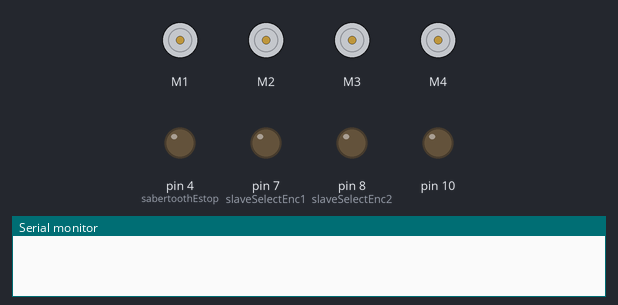
Recording of a sketch running on a simulated Arduino Uno, built with avr-gcc and run on an emulated ATmega328P. Shown: 4 × DC motor (green arrow = forward, orange = backward, longer = faster), output pins drawn as LEDs (lit = HIGH), the last lines printed to the serial monitor. Pins used as bus, display or sensor lines are not drawn.

Above: at 0.1 s.
At 8.1 s:
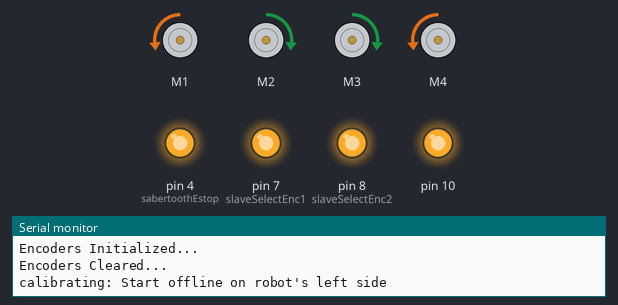
At 13.2 s:
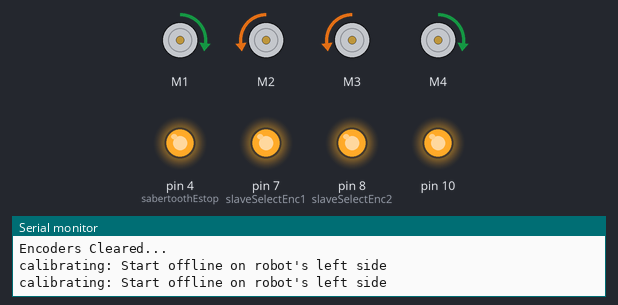
At 17.2 s:
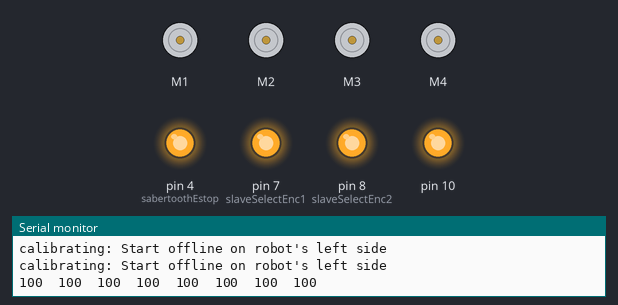
At 17.9 s:
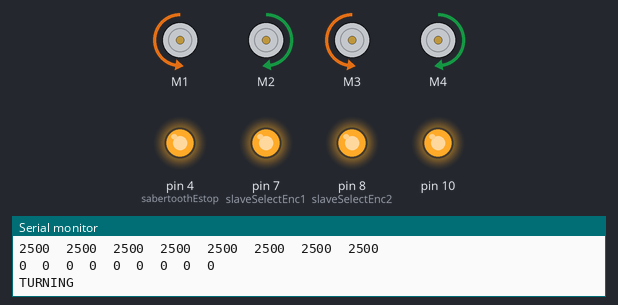
Timing chart, 0 to 19.4 s (numbered marks = the images above):
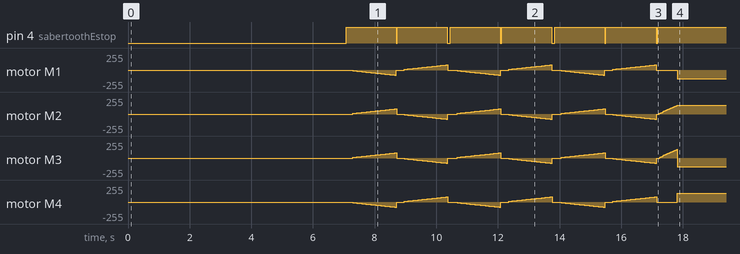

The sketch:

Speed_Control_and_Cornering_CLEAN_8_3_2015.ino
```cpp
// *********************
// Libraries
// *********************
#include <QTRSensors.h> //for Sensor Array
#include <SPI.h> //for motor encoders
#include <Sabertooth.h>// for the motor controllers
#include <SoftwareSerial.h> //for serial communications

// *********************
// Define hardware pins
// *********************
#define sabertoothEstop 4 // Used in allStop() command, basically a fail-safe emergency break.

//Declaring the sensor info
#define NUM_SENSORS   8     // number of sensors used by pololu
#define TIMEOUT       2500  // waits for 2500 milliseconds for sensor outputs to go low
#define EMITTER_PIN   12    // emitter is controlled by digital pin 12


// SENSOR STUFF - adapated from code written by Pololu, -------------------------
//available HERE: https://www.pololu.com/product/961/resources

// sensors 0 through 7 are connected to digital pins 22-36 EVEN, respectively
QTRSensorsRC qtrrc((unsigned char[]) {
  22, 24, 26, 28, 30, 32, 34, 36
}, NUM_SENSORS, TIMEOUT, EMITTER_PIN);

unsigned int sensorValues[NUM_SENSORS];

//ENCODER STUFF - adapted from code written by SuperDroid,-------------------
//link above
// Slave Select pins for encoders 1 and 2
// Feel free to reallocate these pins to best suit your circuit
const int slaveSelectEnc1 = 7;
const int slaveSelectEnc2 = 8;

// These hold the current encoder count.
signed long encoder1count = 0;
signed long encoder2count = 0;
//accounting for variation between the two encoders, we'll pray that an average is good enough
signed long encoderCountAvg = 0;


//Motor stuff - adapted from code written by SuperDroid Robots ------------------
//link above
// Declaration of the software serial UART and motor controller objects
SoftwareSerial SWSerial(2, 3); // RX on pin 2 (unused), TX on pin 3 (to S1).
//PIN 2 IS UNUSED IN THAT IT DOES NOT RECEIVE A SIGNAL BACK FROM THE MOTOR CONTROLLERS. THE ARDUINO ONLY TRANSMITS

Sabertooth frontSaber(128, SWSerial); // Address 128, front motors, 1 = left, 2 = right
Sabertooth rearSaber(129, SWSerial); // Address 129, rear motors, 1 = left, 2 = right
// check that ours is not switched -eb

//movement variables...
int movementDelay = 15; // Delay in between movement commands
int speedDelta = 64;
int topForwardSpeed = 127 + speedDelta; //"top" speeds here are arbitrary. speedDelta could be as high as
int topBackwardSpeed = 127 - speedDelta; // 127, making the topForward = 255 and topBackward = 0. Just sayin.


//---------------------------------
//variables for PID
float Kp = 1.7;  //Proportional Constant
float Ki = 0.04;   //Integral constant
int offset = 35;    //desired position
int Tp = 127;      //target power - if at desired position, z/x should = 127
float turnVariable = 0;
int error = 0;
float spin = 0;
float integral = 0;

//motor control vars------------------------
int idealYSpeed = 160; //straight forward speed.
int turnYSpeed = idealYSpeed - 20; //turning forward speed - slower as to not lose line
int ySpeed = idealYSpeed; //initial speed
int xSpeed = 127;
int zSpeed = 127;


//*********************************
//SETUP
//*********************************
void setup()
{
  delay(3000);    // Short delay to powerup the motor controllers

  Serial.begin(9600);    // Serial for the debug output
  SWSerial.begin(9600);  // Serial for the motor controllers
  //-eb can we change this to a faster baud rate?
  //BAUD RATE IS THE NUMBER OF SIGNALING EVENTS THAT OCCURS PER SECOND. IN OTHER WORDS, IT IS THE NUMBER OF CHANGES IN BINARY STATE PER SECOND

  frontSaber.autobaud(); // Allows the motor controllers to detect the baud rate
  rearSaber.autobaud();  // we're using and adjust appropriately

  // Initialize GPIO inputs and outputs
  //sets pin 4 to output so we can stop the motors
  pinMode(sabertoothEstop, OUTPUT);

  allStop();		// Make sure all motors are stopped for safety

  //getting the encoders up and running
  initEncoders();       Serial.println("Encoders Initialized...");
  clearEncoderCount();  Serial.println("Encoders Cleared...");

  //calibrating
  pinMode(13, OUTPUT);
  digitalWrite(13, HIGH);    // turn on Arduino's LED to indicate we are in calibration mode

  for (int j = 0; j < 3; j++)  // move back and forth 3 times
  {
    //start calibrating before we move
    qtrrc.calibrate();       // reads all sensors 10 times at 2500 us per read (i.e. ~25 ms per call)
    Serial.println("calibrating: Start offline on robot's left side");

    for (int i = 127; i < 167; i++) // using the for() loop allows for a smooth ramp up of speed
    { qtrrc.calibrate();           //start calibration - will be called 40 times, 10 reads per call = 400 reads
      commandMotors(127, i, 127, 1);  //move right
    }
    allStop();
    for (int i = 127; i > 87;  i--)
    { qtrrc.calibrate();           //more calibration - another 400 reads
      commandMotors(127, i, 127, 1);   //move left
    }
    allStop();
    qtrrc.calibrate();
  }                      //that's ~800 reads, 3 times, so 2400 readings...
  digitalWrite(13, LOW); // turn on Arduino's LED to indicate we are in calibration mode


  //printing calibration figures
  for (int i = 0; i < NUM_SENSORS; i++) {
    Serial.print(qtrrc.calibratedMinimumOn[i]);
    Serial.print('\t');
  }
  Serial.println();

  // print the calibration maximum values measured when emitters were on
  for (int i = 0; i < NUM_SENSORS; i++) {
    Serial.print(qtrrc.calibratedMaximumOn[i]);
    Serial.print('\t');
  }

  Serial.println();

  //This loop smooths out the beginning...
  //slowly vector towards the center of the line
  //while slowly accelerating to idealYSpeed.
  for (int i = 127; i < 160; i++) {
    unsigned int position = qtrrc.readLine(sensorValues);  //will this work here?!
    if (position > 3500) {
      xSpeed = xSpeed - 1;
    }
    if (position < 3500) {
      xSpeed = xSpeed + 1;
    } else {
      xSpeed = 127;
    }
    commandMotors(i, xSpeed, 127, 1);
  }

}

//*********************************
//*********************************
//LOOOOOP
//*********************************
//*********************************
void loop() {

  // read calibrated sensor values and obtain a measure of the line position from 0 to 7000
  unsigned int position = qtrrc.readLine(sensorValues);

  // print the sensor values as numbers from 0 to 1000, where 0 means maximum reflectance and
  // 1000 means minimum reflectance, followed by the line position
  for (unsigned char i = 0; i < NUM_SENSORS; i++)
  {
    Serial.print(sensorValues[i]);
    Serial.print('\t');
  }

  Serial.println(position); // comment this line out if you are using raw values

  /** SPEEDOMETER -- DOES NOT WORK YET
  //calculate the encoder values
      encoder1count = readEncoder(1);
      encoder2count = readEncoder(2);
    int encoderAvg = ((encoder1count*-1)+encoder2count)/2;

    float feetTravelled;
    float ftPerSec;
    //calculate speed... 1920 encoder units= 1 ft
    feetTravelled = encoderAvg/1920;
    ftPerSec = feetTravelled/(millis()*1000);
    Serial.println(ftPerSec);
    **/

  //PID SHIT
  int location = position / 100; //getting the position and error down to a managable number
  error = offset - location; //calculate the error

  if (error < 5 && error > -5) { //reset the integral when on the line
    integral = 0;
  } else {
    integral = integral + error;   //calulate the integral
  }

  //calculate the angle to get back to line (spin)
  turnVariable = Kp * error + (Ki * integral); //get the PI-derived turnVariable
  spin = Tp + int(turnVariable); //adjust the spin based on Tp(127) and the turnVariable

  //*****************************************************************
  //MOVEMENT************
  //*****************************************************************

  //x,y, and z speed control--------------
  String movement;
  if (position < 7000 && position > 0) { //if we are on the line AT ALL
    if (abs(error) > 5) { //if we're turning really sharply, engage z-axis spin and slow down a little bit
      xSpeed = 127;
      zSpeed = spin;
      ySpeed = turnYSpeed;
      movement = "SPINNING";
    }
    xSpeed = spin;
    zSpeed = 127;
    ySpeed = idealYSpeed;
    movement = "VECTORING";
  } else if (position == 0 || position == 7000) { //if we've lost the line completely
    movement = "TURNING";
    if (position == 0) { //if line lost and last known position was to the right, turn right
      xSpeed = 127;
      zSpeed = 191;  //191 = HARD RIGHT turn
      ySpeed = 127;
    } else {          //if line lost and last known position was to the left, turn left
      xSpeed = 127;
      zSpeed = 64;   //64 = HARD RIGHT turn
      ySpeed = 127;
    }
  }
  Serial.println(movement);
  commandMotors(ySpeed, xSpeed, zSpeed, 1); //THE ONLY LINE OF CODE IN THIS WHOLE PROGRAM THAT REALLY DOES ANYTHING

  delay(250);

}//end loop
```

encoderStuff.ino
```cpp
/**All of this was written by SuperDroidRobots, available
as a part of library HERE: http://www.superdroidrobots.com/shop/item.aspx/dual-ls7366r-quadrature-encoder-buffer-breakout-board/1523/
and on github HERE: https://github.com/SuperDroidRobots/Encoder-Buffer-Breakout/blob/master/DualEncoderBreakout/DualEncoderBreakout.ino
**/
void initEncoders() {
  // Set slave selects as outputs
  pinMode(slaveSelectEnc1, OUTPUT);
  pinMode(slaveSelectEnc2, OUTPUT);

  // Raise select pins
  // Communication begins when you drop the individual select signsl
  digitalWrite(slaveSelectEnc1, HIGH);
  digitalWrite(slaveSelectEnc2, HIGH);

  SPI.begin();

  // Initialize encoder 1
  //    Clock division factor: 0
  //    Negative index input
  //    free-running count mode
  //    x4 quatrature count mode (four counts per quadrature cycle)
  // NOTE: For more information on commands, see datasheet
  digitalWrite(slaveSelectEnc1, LOW);       // Begin SPI conversation
  SPI.transfer(0x88);                       // Write to MDR0
  SPI.transfer(0x03);                       // Configure to 4 byte mode
  digitalWrite(slaveSelectEnc1, HIGH);      // Terminate SPI conversation

  // Initialize encoder 2
  //    Clock division factor: 0
  //    Negative index input
  //    free-running count mode
  //    x4 quatrature count mode (four counts per quadrature cycle)
  // NOTE: For more information on commands, see datasheet
  digitalWrite(slaveSelectEnc2, LOW);       // Begin SPI conversation
  SPI.transfer(0x88);                       // Write to MDR0
  SPI.transfer(0x03);                       // Configure to 4 byte mode
  digitalWrite(slaveSelectEnc2, HIGH);      // Terminate SPI conversation
}

long readEncoder(int encoder) {

  // Initialize temporary variables for SPI read
  unsigned int count_1, count_2, count_3, count_4;
  long count_value;

  // Read encoder 1
  if (encoder == 1) {
    digitalWrite(slaveSelectEnc1, LOW);     // Begin SPI conversation
    SPI.transfer(0x60);                     // Request count
    count_1 = SPI.transfer(0x00);           // Read highest order byte
    count_2 = SPI.transfer(0x00);
    count_3 = SPI.transfer(0x00);
    count_4 = SPI.transfer(0x00);           // Read lowest order byte
    digitalWrite(slaveSelectEnc1, HIGH);    // Terminate SPI conversation
  }

  // Read encoder 2
  else if (encoder == 2) {
    digitalWrite(slaveSelectEnc2, LOW);     // Begin SPI conversation
    SPI.transfer(0x60);                      // Request count
    count_1 = SPI.transfer(0x00);           // Read highest order byte
    count_2 = SPI.transfer(0x00);
    count_3 = SPI.transfer(0x00);
    count_4 = SPI.transfer(0x00);           // Read lowest order byte
    digitalWrite(slaveSelectEnc2, HIGH);    // Terminate SPI conversation
  }

  // Calculate encoder count
  count_value = (count_1 << 8) + count_2;
  count_value = (count_value << 8) + count_3;
  count_value = (count_value << 8) + count_4;

  return count_value;
}

void clearEncoderCount() {

  // Set encoder1's data register to 0
  digitalWrite(slaveSelectEnc1, LOW);     // Begin SPI conversation
  // Write to DTR
  SPI.transfer(0x98);
  // Load data
  SPI.transfer(0x00);  // Highest order byte
  SPI.transfer(0x00);
  SPI.transfer(0x00);
  SPI.transfer(0x00);  // lowest order byte
  digitalWrite(slaveSelectEnc1, HIGH);    // Terminate SPI conversation

  delayMicroseconds(100);  // provides some breathing room between SPI conversations

  // Set encoder1's current data register to center
  digitalWrite(slaveSelectEnc1, LOW);     // Begin SPI conversation
  SPI.transfer(0xE0);
  digitalWrite(slaveSelectEnc1, HIGH);    // Terminate SPI conversation

  // Set encoder2's data register to 0
  digitalWrite(slaveSelectEnc2, LOW);     // Begin SPI conversation
  // Write to DTR
  SPI.transfer(0x98);
  // Load data
  SPI.transfer(0x00);  // Highest order byte
  SPI.transfer(0x00);
  SPI.transfer(0x00);
  SPI.transfer(0x00);  // lowest order byte
  digitalWrite(slaveSelectEnc2, HIGH);    // Terminate SPI conversation

  delayMicroseconds(100);  // provides some breathing room between SPI conversations

  // Set encoder2's current data register to center
  digitalWrite(slaveSelectEnc2, LOW);     // Begin SPI conversation
  SPI.transfer(0xE0);
  digitalWrite(slaveSelectEnc2, HIGH);    // Terminate SPI conversation
}
```

Source omitted: motorStuff.ino (6920 bytes)
